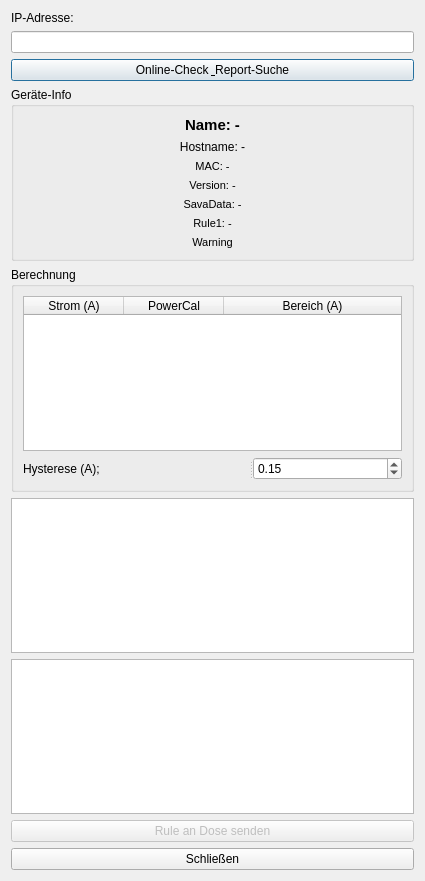
<?xml version="1.0" encoding="UTF-8"?>
<ui version="4.0">
 <class>DynamicCalDialog</class>
 <widget class="QDialog" name="DynamicCalDialog">
  <property name="geometry">
   <rect>
    <x>0</x>
    <y>0</y>
    <width>425</width>
    <height>881</height>
   </rect>
  </property>
  <property name="windowTitle">
   <string>Dynamische Power-Kalibrierung (Tasmota Rules)</string>
  </property>
  <layout class="QVBoxLayout" name="verticalLayout">
   <item>
    <widget class="QLabel" name="label">
     <property name="text">
      <string>IP-Adresse:</string>
     </property>
    </widget>
   </item>
   <item>
    <widget class="QLineEdit" name="edit_ip">
     <property name="alignment">
      <set>Qt::AlignmentFlag::AlignCenter</set>
     </property>
    </widget>
   </item>
   <item>
    <widget class="QPushButton" name="btn_search_report">
     <property name="text">
      <string>Online-Check &amp; Report-Suche</string>
     </property>
    </widget>
   </item>
   <item>
    <widget class="QGroupBox" name="groupBox">
     <property name="title">
      <string>Geräte-Info</string>
     </property>
     <layout class="QVBoxLayout" name="verticalLayout_2">
      <item>
       <widget class="QLabel" name="lbl_info_name">
        <property name="font">
         <font>
          <pointsize>11</pointsize>
          <bold>true</bold>
         </font>
        </property>
        <property name="text">
         <string>Name: -</string>
        </property>
        <property name="alignment">
         <set>Qt::AlignmentFlag::AlignCenter</set>
        </property>
       </widget>
      </item>
      <item>
       <widget class="QLabel" name="lbl_info_host">
        <property name="text">
         <string>Hostname: -</string>
        </property>
        <property name="alignment">
         <set>Qt::AlignmentFlag::AlignCenter</set>
        </property>
       </widget>
      </item>
      <item>
       <widget class="QLabel" name="lbl_info_mac">
        <property name="enabled">
         <bool>true</bool>
        </property>
        <property name="font">
         <font>
          <pointsize>8</pointsize>
         </font>
        </property>
        <property name="text">
         <string>MAC: -</string>
        </property>
        <property name="alignment">
         <set>Qt::AlignmentFlag::AlignCenter</set>
        </property>
       </widget>
      </item>
      <item>
       <widget class="QLabel" name="lbl_info_version">
        <property name="font">
         <font>
          <pointsize>8</pointsize>
         </font>
        </property>
        <property name="text">
         <string>Version: -</string>
        </property>
        <property name="alignment">
         <set>Qt::AlignmentFlag::AlignCenter</set>
        </property>
       </widget>
      </item>
      <item>
       <widget class="QLabel" name="lbl_info_savedata">
        <property name="font">
         <font>
          <pointsize>8</pointsize>
         </font>
        </property>
        <property name="text">
         <string>SavaData: -</string>
        </property>
        <property name="alignment">
         <set>Qt::AlignmentFlag::AlignCenter</set>
        </property>
       </widget>
      </item>
      <item>
       <widget class="QLabel" name="lbl_info_rule1">
        <property name="font">
         <font>
          <pointsize>8</pointsize>
         </font>
        </property>
        <property name="text">
         <string>Rule1: -</string>
        </property>
        <property name="alignment">
         <set>Qt::AlignmentFlag::AlignCenter</set>
        </property>
       </widget>
      </item>
      <item>
       <widget class="QLabel" name="lbl_warning">
        <property name="font">
         <font>
          <pointsize>8</pointsize>
         </font>
        </property>
        <property name="text">
         <string>Warning</string>
        </property>
        <property name="alignment">
         <set>Qt::AlignmentFlag::AlignCenter</set>
        </property>
       </widget>
      </item>
     </layout>
    </widget>
   </item>
   <item>
    <widget class="QGroupBox" name="groupBox_2">
     <property name="title">
      <string>Berechnung</string>
     </property>
     <layout class="QVBoxLayout" name="verticalLayout_3">
      <item>
       <widget class="QTableWidget" name="table_steps">
        <property name="editTriggers">
         <set>QAbstractItemView::EditTrigger::NoEditTriggers</set>
        </property>
        <attribute name="horizontalHeaderStretchLastSection">
         <bool>true</bool>
        </attribute>
        <column>
         <property name="text">
          <string>Strom (A)</string>
         </property>
        </column>
        <column>
         <property name="text">
          <string>PowerCal</string>
         </property>
        </column>
        <column>
         <property name="text">
          <string>Bereich (A)</string>
         </property>
        </column>
       </widget>
      </item>
      <item>
       <widget class="QSplitter" name="splitter">
        <property name="orientation">
         <enum>Qt::Orientation::Horizontal</enum>
        </property>
        <widget class="QLabel" name="lbl_hyst_text">
         <property name="text">
          <string>Hysterese (A);</string>
         </property>
        </widget>
        <widget class="QDoubleSpinBox" name="spin_hysteresis">
         <property name="minimum">
          <double>0.010000000000000</double>
         </property>
         <property name="maximum">
          <double>0.600000000000000</double>
         </property>
         <property name="singleStep">
          <double>0.010000000000000</double>
         </property>
         <property name="value">
          <double>0.150000000000000</double>
         </property>
        </widget>
       </widget>
      </item>
     </layout>
    </widget>
   </item>
   <item>
    <widget class="QPlainTextEdit" name="txt_rule_preview">
     <property name="readOnly">
      <bool>true</bool>
     </property>
    </widget>
   </item>
   <item>
    <widget class="QPlainTextEdit" name="txt_log"/>
   </item>
   <item>
    <widget class="QPushButton" name="btn_send_rule">
     <property name="enabled">
      <bool>false</bool>
     </property>
     <property name="text">
      <string>Rule an Dose senden</string>
     </property>
    </widget>
   </item>
   <item>
    <widget class="QPushButton" name="btn_close">
     <property name="text">
      <string>Schließen</string>
     </property>
    </widget>
   </item>
  </layout>
 </widget>
 <resources/>
 <connections/>
</ui>
